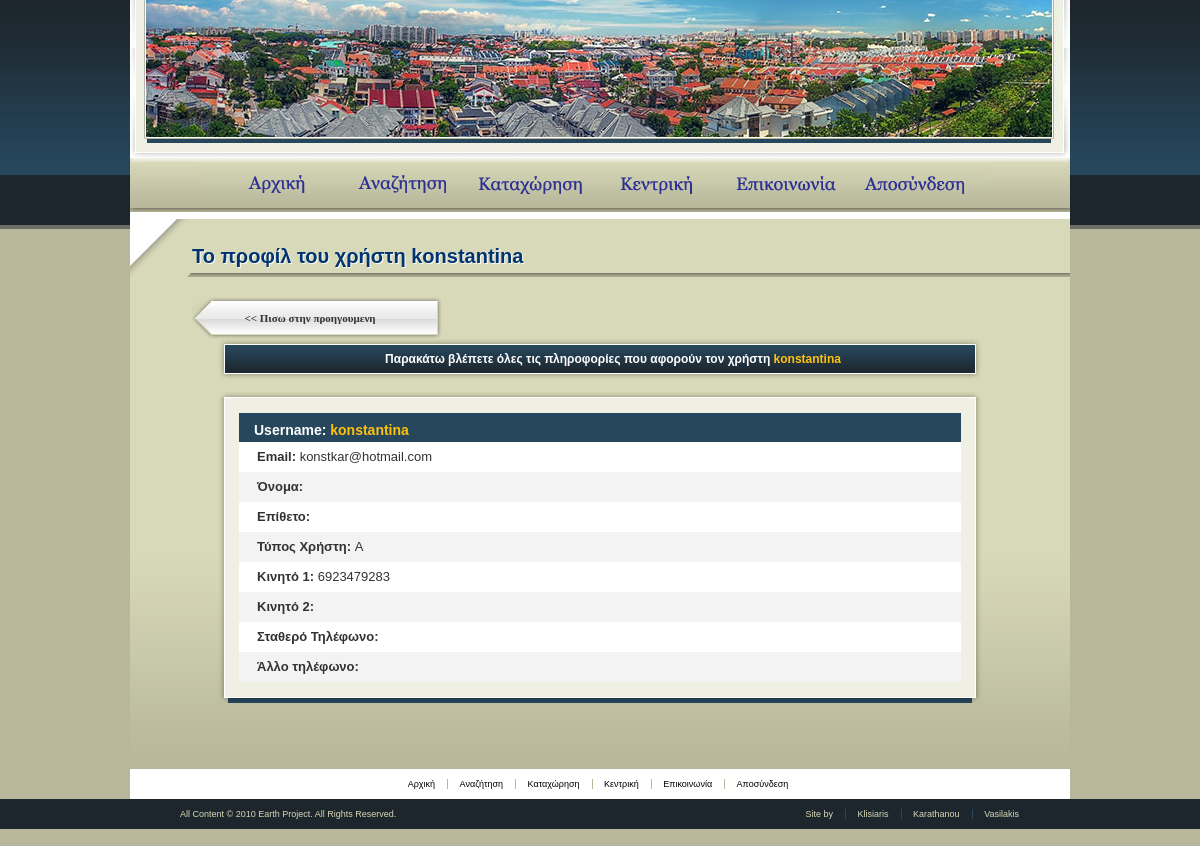
Page /site/profUser.php?user=konstantina (signed in) on the committed database.
### tables this page shows
create table users
(
	username char(20) not null,
	password char(16) not null,
	email char(50) not null,
	name varchar(100),
	surname varchar(100),
	user_type enum('A','U'),
	unique(email),
	primary key(username)
);

create table telephone
(
	tel_id int auto_increment,
	home char(10),
	mobile1 char(10) not null,
	mobile2 char(10),
	other char(10),
	user_id char(20) not null,
	primary key(tel_id),
	constraint phones_constr
	foreign key(user_id) references users(username)
	on delete cascade on update cascade
);

### site/profUser.php (called while the page is built, shortened)
<?php
try
{
	$user=strval($_GET['user']);
	showUserProfile($user);
}
catch (Exception $e)
{
	dispHeader('ÓöÜëìá:');
	echo $e->getMessage();
	dispFooter();
	exit;
}
?>

### site/main_functions.php (the view, shortened to what this page needs)
<?php
function showUserProfile($user)
{
	$result = mysql_query("SELECT * FROM users where username='$user'");
	echo "<div class='header-bar-full'><h1 class='blue'>Το προφίλ του χρήστη $user</h1></div>
	<input type='button' id='button-2' name='back' value='<< Πισω στην προηγουμενη' onclick='javascript:history.go(-1)' />
	<div id='sub-header'>Παρακάτω βλέπετε όλες τις πληροφορίες που αφορoύν τον χρήστη <span class='yellow'>$user</span></div>";
echo "<div class='content-box-1'>
<div class='content-box-1-top'></div>
<div class='content-box-1-middle'>
<div class='content-box-1-content'> <div align='left'>";
	while($row = mysql_fetch_array($result))
	{
		echo "<div id='userCoreInfo'>
	<div id='userProfileName'><span id='userProfileWhite'>Username: </span>".$row['username']."</div>
	</div>
<div class='userProfileSubInfo whitebg'>
				<div class='userProfileInfo'><strong>Email: </strong>".$row['email']."</div>
				<div class='clearDiv'>&nbsp;</div>
			</div>
<div class='userProfileSubInfo'>
				<div class='userProfileInfo'><strong>Όνομα: </strong>".$row['name']."</div>
				<div class='clearDiv'>&nbsp;</div>
			</div>
<div class='userProfileSubInfo whitebg'>
				<div class='userProfileInfo'><strong>Επίθετο: </strong>".$row['surname']."</div>
				<div class='clearDiv'>&nbsp;</div>
			</div>
<div class='userProfileSubInfo'>
				<div class='userProfileInfo'><strong>Τύπος Χρήστη: </strong>".$row['user_type']."</div>
				<div class='clearDiv'>&nbsp;</div>
			</div>";
	}
	$result = mysql_query("SELECT * FROM telephone where user_id='$user'");
	while($row = mysql_fetch_array($result))
	{
	echo "<div class='userProfileSubInfo whitebg'>
				<div class='userProfileInfo'><strong>Κινητό 1: </strong>".$row['mobile1']."</div>
				<div class='clearDiv'>&nbsp;</div>
			</div>
<div class='userProfileSubInfo'>
				<div class='userProfileInfo'><strong>Κινητό 2: </strong>".$row['mobile2']."</div>
				<div class='clearDiv'>&nbsp;</div>
			</div>
<div class='userProfileSubInfo whitebg'>
				<div class='userProfileInfo'><strong>Σταθερό Τηλέφωνο: </strong>".$row['home']."</div>
				<div class='clearDiv'>&nbsp;</div>
			</div>
<div class='userProfileSubInfo'>
				<div class='userProfileInfo'><strong>Άλλο τηλέφωνο: </strong>".$row['other']."</div>
				<div class='clearDiv'>&nbsp;</div>
			</div>";
	}
	echo "
	</div></div>
</div>
<div class='content-box-1-bottom'>&nbsp;</div>
 </div>";
}
?>

### site/mystyle.css (style rules this page uses)
body { margin:0; color:#323232; font-family:verdana,tahoma,sans-serif; background:#b8b79c url(images/bg-body.gif) repeat-x top; font-size:13px; min-width:940px; }
select, input, textarea { font:11px verdana,sans-serif;vertical-align:middle; }
h1 { margin:0; }
.header-bar-full { width:883px; margin:0 -63px 20px -5px; padding:0 0 9px 5px; background:url(images/bg-header-bar-full.gif) no-repeat left bottom; }
.blue { color:#003471; font-size:20px; font-family:Georgia, Arial, "Times New Roman", Times; text-shadow:1px 1px 1px #fff; }
.yellow { color:#ffc20e; }
#sub-header { width:762px; height:40px; color:#fff; text-align:center; font-size:12px; font-weight:bold; margin-left:27px; padding: 13px 13px 0 13px; background:url(images/bg-sub-header.png) no-repeat left top; }
.content-box-1 { width:762px; height:auto; margin-left: 27px; }
.content-box-1-top { width:762px; height:6px; background:url(images/content-box-762-top.png) no-repeat left top; }
.content-box-1-middle { width:762px; color:#323232; line-height:14px; background: url(images/content-box-762-middle.png) repeat-y left top; }
.content-box-1-content { padding:15px 20px 15px 20px; }
.content-box-1-bottom { width:762px; height:7px; background:url(images/content-box-762-bottom.png) no-repeat left top; }
.whitebg { background-color: #fff; }
#button-2 { background:transparent url(images/btn-back.png) no-repeat top left; padding-bottom:2px; padding-right:20px; border:none; width:250px; height:42px; color:#333; text-decoration:none; font:bold 11px Georgia, "Times New Roman", Times; cursor:pointer; }
#userCoreInfo { width: auto; height: 29px; background: #1d262c url('images/bg-detail-blue.gif') repeat-x; }
#userProfileName { padding-top: 10px; padding-left: 15px; font-size: 14px; font-weight: bold; color: #ffc20e; }
#userProfileWhite { font-size: 14px; font-weight: bold; color: #fff; }
.userProfileSubInfo { clear: both; background-color: #f3f3f3; }
.userProfileInfo { float: left; display: inline; margin-left: 10px; padding: 8px; width: 183px; }

### rows in the picture
users: username "konstantina", email "konstkar@hotmail.com", user_type "A"
telephone: mobile1 "6923479283"

### other values in the picture
$user "konstantina"
